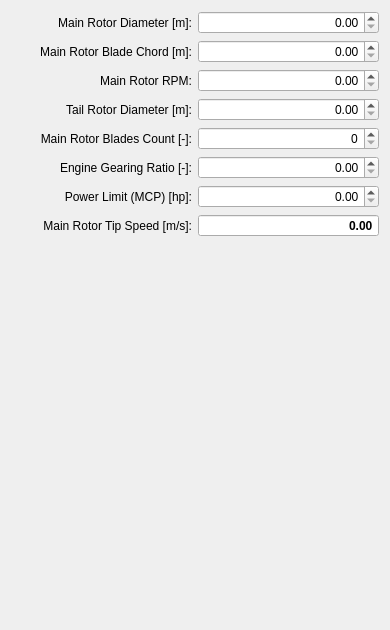
          <widget class="QWidget" name="scrollAreaWidgetContents_8">
           <property name="geometry">
            <rect>
             <x>0</x>
             <y>0</y>
             <width>390</width>
             <height>630</height>
            </rect>
           </property>
           <layout class="QGridLayout" name="gridLayout_18">
            <item row="3" column="0">
             <widget class="QLabel" name="labelTailRotorDiameter">
              <property name="toolTip">
               <string>tail rotor diameter</string>
              </property>
              <property name="text">
               <string>Tail Rotor Diameter [m]:</string>
              </property>
              <property name="alignment">
               <set>Qt::AlignRight|Qt::AlignTrailing|Qt::AlignVCenter</set>
              </property>
              <property name="buddy">
               <cstring>spinBoxTailRotorDiameter</cstring>
              </property>
             </widget>
            </item>
            <item row="7" column="0">
             <widget class="QLabel" name="labelMainRotorTipVel">
              <property name="toolTip">
               <string>main rotor blade tip velocity in hover</string>
              </property>
              <property name="text">
               <string>Main Rotor Tip Speed [m/s]:</string>
              </property>
              <property name="alignment">
               <set>Qt::AlignRight|Qt::AlignTrailing|Qt::AlignVCenter</set>
              </property>
             </widget>
            </item>
            <item row="2" column="1">
             <widget class="QDoubleSpinBox" name="spinBoxMainRotorRPM">
              <property name="toolTip">
               <string>main rotor nominal rotation speed</string>
              </property>
              <property name="alignment">
               <set>Qt::AlignRight|Qt::AlignTrailing|Qt::AlignVCenter</set>
              </property>
              <property name="maximum">
               <double>9999.989999999999782</double>
              </property>
             </widget>
            </item>
            <item row="6" column="1">
             <widget class="QDoubleSpinBox" name="spinBoxPowerLimit">
              <property name="toolTip">
               <string>drive train power limit (MCP)</string>
              </property>
              <property name="alignment">
               <set>Qt::AlignRight|Qt::AlignTrailing|Qt::AlignVCenter</set>
              </property>
              <property name="maximum">
               <double>99999.990000000005239</double>
              </property>
             </widget>
            </item>
            <item row="4" column="0">
             <widget class="QLabel" name="labelMainRotorBlades">
              <property name="toolTip">
               <string>number of main rotor blades</string>
              </property>
              <property name="text">
               <string>Main Rotor Blades Count [-]:</string>
              </property>
              <property name="alignment">
               <set>Qt::AlignRight|Qt::AlignTrailing|Qt::AlignVCenter</set>
              </property>
              <property name="buddy">
               <cstring>spinBoxMainRotorBlades</cstring>
              </property>
             </widget>
            </item>
            <item row="2" column="0">
             <widget class="QLabel" name="labelMainRotorRPM">
              <property name="toolTip">
               <string>main rotor nominal rotation speed</string>
              </property>
              <property name="text">
               <string>Main Rotor RPM:</string>
              </property>
              <property name="alignment">
               <set>Qt::AlignRight|Qt::AlignTrailing|Qt::AlignVCenter</set>
              </property>
              <property name="buddy">
               <cstring>spinBoxMainRotorRPM</cstring>
              </property>
             </widget>
            </item>
            <item row="7" column="1">
             <widget class="QDoubleSpinBox" name="spinBoxMainRotorTipVel">
              <property name="font">
               <font>
                <weight>75</weight>
                <bold>true</bold>
               </font>
              </property>
              <property name="focusPolicy">
               <enum>Qt::NoFocus</enum>
              </property>
              <property name="toolTip">
               <string>main rotor blade tip velocity in hover</string>
              </property>
              <property name="alignment">
               <set>Qt::AlignRight|Qt::AlignTrailing|Qt::AlignVCenter</set>
              </property>
              <property name="readOnly">
               <bool>true</bool>
              </property>
              <property name="buttonSymbols">
               <enum>QAbstractSpinBox::NoButtons</enum>
              </property>
              <property name="maximum">
               <double>999.990000000000009</double>
              </property>
             </widget>
            </item>
            <item row="6" column="0">
             <widget class="QLabel" name="labelPowerLimit">
              <property name="toolTip">
               <string>drive train power limit (MCP)</string>
              </property>
              <property name="text">
               <string>Power Limit (MCP) [hp]:</string>
              </property>
              <property name="alignment">
               <set>Qt::AlignRight|Qt::AlignTrailing|Qt::AlignVCenter</set>
              </property>
              <property name="buddy">
               <cstring>spinBoxPowerLimit</cstring>
              </property>
             </widget>
            </item>
            <item row="0" column="0">
             <widget class="QLabel" name="labelMainRotorDiameter">
              <property name="toolTip">
               <string>main rotor diameter</string>
              </property>
              <property name="text">
               <string>Main Rotor Diameter [m]:</string>
              </property>
              <property name="alignment">
               <set>Qt::AlignRight|Qt::AlignTrailing|Qt::AlignVCenter</set>
              </property>
              <property name="buddy">
               <cstring>spinBoxMainRotorDiameter</cstring>
              </property>
             </widget>
            </item>
            <item row="8" column="1">
             <spacer name="verticalSpacer_3">
              <property name="orientation">
               <enum>Qt::Vertical</enum>
              </property>
              <property name="sizeHint" stdset="0">
               <size>
                <width>20</width>
                <height>373</height>
               </size>
              </property>
             </spacer>
            </item>
            <item row="3" column="1">
             <widget class="QDoubleSpinBox" name="spinBoxTailRotorDiameter">
              <property name="toolTip">
               <string>tail rotor diameter</string>
              </property>
              <property name="alignment">
               <set>Qt::AlignRight|Qt::AlignTrailing|Qt::AlignVCenter</set>
              </property>
             </widget>
            </item>
            <item row="4" column="1">
             <widget class="QSpinBox" name="spinBoxMainRotorBlades">
              <property name="toolTip">
               <string>number of main rotor blades</string>
              </property>
              <property name="alignment">
               <set>Qt::AlignRight|Qt::AlignTrailing|Qt::AlignVCenter</set>
              </property>
             </widget>
            </item>
            <item row="1" column="1">
             <widget class="QDoubleSpinBox" name="spinBoxMainRotorChord">
              <property name="toolTip">
               <string>main rotor mean chord</string>
              </property>
              <property name="alignment">
               <set>Qt::AlignRight|Qt::AlignTrailing|Qt::AlignVCenter</set>
              </property>
             </widget>
            </item>
            <item row="1" column="0">
             <widget class="QLabel" name="labelMainRotorChord">
              <property name="toolTip">
               <string>main rotor mean chord</string>
              </property>
              <property name="text">
               <string>Main Rotor Blade Chord [m]:</string>
              </property>
              <property name="alignment">
               <set>Qt::AlignRight|Qt::AlignTrailing|Qt::AlignVCenter</set>
              </property>
              <property name="buddy">
               <cstring>spinBoxMainRotorChord</cstring>
              </property>
             </widget>
            </item>
            <item row="0" column="1">
             <widget class="QDoubleSpinBox" name="spinBoxMainRotorDiameter">
              <property name="toolTip">
               <string>main rotor diameter</string>
              </property>
              <property name="alignment">
               <set>Qt::AlignRight|Qt::AlignTrailing|Qt::AlignVCenter</set>
              </property>
             </widget>
            </item>
            <item row="5" column="0">
             <widget class="QLabel" name="labelMainRotorGear">
              <property name="toolTip">
               <string>engine speed to main rotor speed ratio</string>
              </property>
              <property name="text">
               <string>Engine Gearing Ratio [-]:</string>
              </property>
              <property name="alignment">
               <set>Qt::AlignRight|Qt::AlignTrailing|Qt::AlignVCenter</set>
              </property>
              <property name="buddy">
               <cstring>spinBoxMainRotorGear</cstring>
              </property>
             </widget>
            </item>
            <item row="5" column="1">
             <widget class="QDoubleSpinBox" name="spinBoxMainRotorGear">
              <property name="toolTip">
               <string>engine speed to main rotor speed ratio</string>
              </property>
              <property name="alignment">
               <set>Qt::AlignRight|Qt::AlignTrailing|Qt::AlignVCenter</set>
              </property>
              <property name="maximum">
               <double>999.990000000000009</double>
              </property>
             </widget>
            </item>
           </layout>
          </widget>
